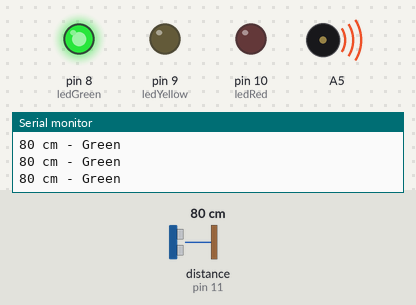
Recording of a sketch running on a simulated Arduino Uno, built with avr-gcc and run on an emulated ATmega328P. Parts: output pins drawn as LEDs (lit = HIGH), buzzer (waves = sounding), the last lines printed to the serial monitor. Wiring (inferred from the names in the program): ultrasonic range finder: trigger pin 12; echo pin 11. Inputs (shaded band) come from the test bench; at power-on: distance to the obstacle (sensor on pin 11) 80 cm. The echo pulse lasts 58.3 µs per cm; pins used as bus, display or sensor lines are not drawn.

Above: at 0.97 s.
1.3 s: distance to the obstacle (sensor on pin 11) set to 18 cm
At 1.81 s:
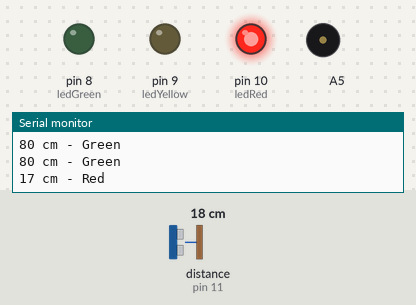
4.3 s: distance to the obstacle (sensor on pin 11) set to 22 cm
At 4.54 s:
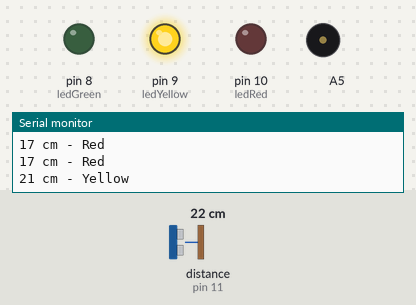
7.3 s: distance to the obstacle (sensor on pin 11) set to 2 cm
At 7.67 s:
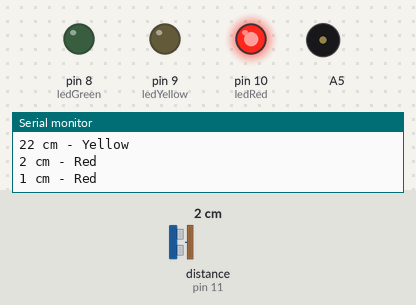
10.3 s: distance to the obstacle (sensor on pin 11) set to 60 cm
At 10.66 s:
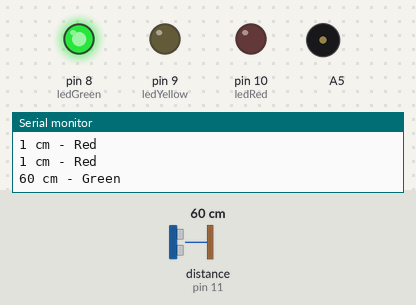
13.3 s: distance to the obstacle (sensor on pin 11) set to 4 cm
At 14.06 s:
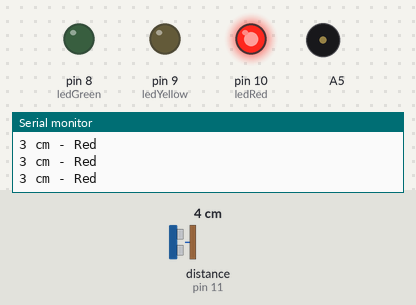
Timing chart, 0 to 17.3 s (numbered marks = the images above; inputs shaded):
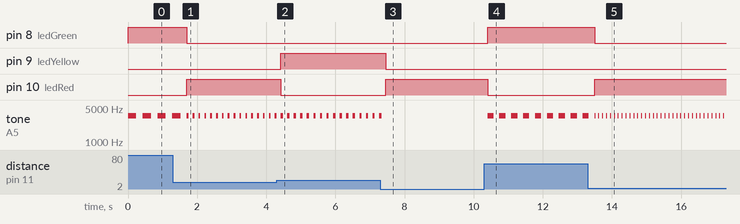

The sketch:

03c_HC-SR04_sygnalizacjaLED_buzzer.ino
```cpp
/*
  Czujnik odległości podłączenie:
  Vcc - zasilanie +5V
  echoPin - pin 11
  trigPin - pin 12
  GND - masa
*/
#define trigPin 12
#define echoPin 11
#define ledRed 10
#define ledYellow 9
#define ledGreen 8

void setup() {
  // Inicjacja komunikacji serial do komputera
  Serial.begin(9600);
  Serial.println("Inicjacja komunikacji");
  // Inicjacja wejść i wyjść Arduino
  pinMode(trigPin, OUTPUT);
  pinMode(echoPin, INPUT);
  pinMode(ledRed, OUTPUT);
  pinMode(ledYellow, OUTPUT);
  pinMode(ledGreen, OUTPUT);
  pinMode(A5, OUTPUT);
  // Ustawienie stanu początkowego LED
  digitalWrite(ledRed, LOW);
  digitalWrite(ledYellow, LOW);
  digitalWrite(ledGreen, LOW);
}

// Funkcja mierzaca i zwracająca odleglość w cm
// Do funkcji nie trzeba dostarczać niczego. Funkcja zwraca zmierzoną odległość jako INT.
int zmierzOdleglosc(){
  int dystans = 0;
  // Wyzwolenie pomiaru przez podanie sygnału HIGH (+5V) na złącze trigPin czujnika odległości
  digitalWrite(trigPin, LOW);
  delayMicroseconds(2);
  digitalWrite(trigPin, HIGH);
  delayMicroseconds(10);
  digitalWrite(trigPin, LOW);

  // Odczyt wyniku pomiaru z pinu echoPin czujnika
  // Czujnik na pin echoPin zwraca impuls (stan HIGH +5V) proporcjonalny do zmierzonej odległości.
  // My mierzymy długość trwania tego impulsu w mikrosekundach.
  // Wyliczanie odległości - wzór z dokumentacji czujnika: cm = długość_impulsu / 58
  dystans = pulseIn(echoPin, HIGH) / 58;
  return dystans;
}

// Funkcja odtwarzająca dźwięk na buzzerze podłączonym do A5
// Do funkcji trzeba dostarczyć długość jako INT. Funkcja nic nie zwraca.
void sygnal(int czas){
  // Odtwarzaj dźwięk o częstotliwości 3500Hz na pinie A5
  tone(A5, 3500);
  delay(czas*3);
  noTone(A5);
  delay(czas);
}

void loop() {
  // Wywołanie funkcji która mierzy odległość, wynik zapisywany jest do zmiennej odległość
  int odleglosc = zmierzOdleglosc();
  if (odleglosc > 400) {
    odleglosc = 400;
  }
  Serial.print(odleglosc);
  Serial.print(" cm - ");
  // Zapalanie LED w zależnosci od odleglości
  // Green > 50
  // Yellow 50-20
  // Red < 20
  if (odleglosc > 50) {
    digitalWrite(ledRed, LOW);
    digitalWrite(ledYellow, LOW);
    digitalWrite(ledGreen, HIGH);
    Serial.println("Green");
  } else if (odleglosc < 20){
    digitalWrite(ledRed, HIGH);
    digitalWrite(ledYellow, LOW);
    digitalWrite(ledGreen, LOW);
    Serial.println("Red");
  } else {
    digitalWrite(ledRed, LOW);
    digitalWrite(ledYellow, HIGH);
    digitalWrite(ledGreen, LOW);
    Serial.println("Yellow");
  }
  sygnal(odleglosc);
  // Następny pomiar za 200ms.
  delay(100);
}
```

Measured:
- the behaviour switches between 20 and 21 cm on distance to the obstacle (sensor on pin 11) (found by bisection; images 1 and 2)
- after the input at 1.3 s, pin 8 (ledGreen): HIGH → LOW after 0.40 s; pin 10 (ledRed): LOW → HIGH after 0.40 s; tone on A5: alternates 3500 Hz for 0.05 s and silent for 0.12 s, starting after 0.46 s
- after the input at 4.3 s, pin 9 (ledYellow): LOW → HIGH after 0.12 s; pin 10 (ledRed): HIGH → LOW after 0.12 s
- after the input at 7.3 s, pin 9 (ledYellow): HIGH → LOW after 0.16 s; pin 10 (ledRed): LOW → HIGH after 0.16 s; tone on A5: goes on until 7.3 s, then stays silent
- after the input at 10.3 s, pin 8 (ledGreen): LOW → HIGH after 0.10 s; pin 10 (ledRed): HIGH → LOW after 0.10 s; tone on A5: alternates 3500 Hz for 0.18 s and silent for 0.16 s, starting after 0.10 s
- after the input at 13.3 s, pin 8 (ledGreen): HIGH → LOW after 0.20 s; pin 10 (ledRed): LOW → HIGH after 0.20 s; tone on A5: alternates 3500 Hz for 0.01 s and silent for 0.10 s, starting after 0.20 s
- by itself, tone on A5: alternates 3500 Hz for 0.24 s and silent for 0.19 s
